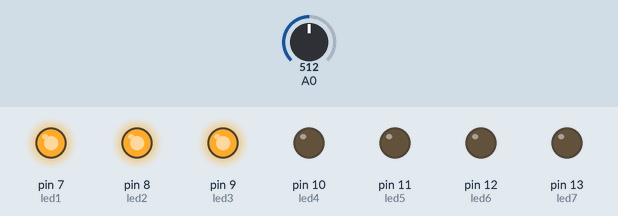
Recording of a sketch running on a simulated Arduino Uno, built with avr-gcc and run on an emulated ATmega328P. On the bench: output pins drawn as LEDs (lit = HIGH). The test bench sets the inputs (shaded band); at power-on: A0 = 512.

Above: at 1.2 s.
1.3 s: A0 set to 569
2.8 s: A0 set to 592
At 3.2 s:
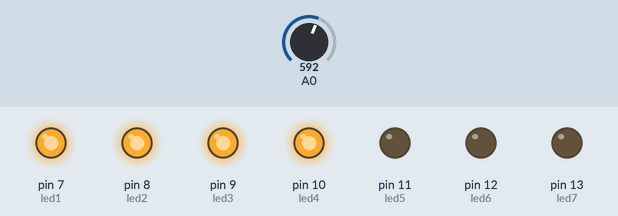
4.3 s: A0 set to 306
At 5.5 s:
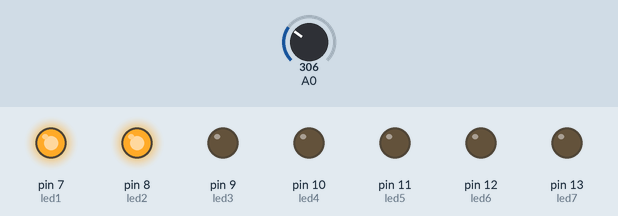
5.8 s: A0 set to 283
At 6.7 s:
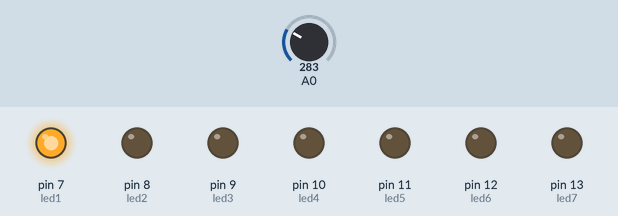
7.3 s: A0 set to 162
8.8 s: A0 set to 133
At 10.2 s:
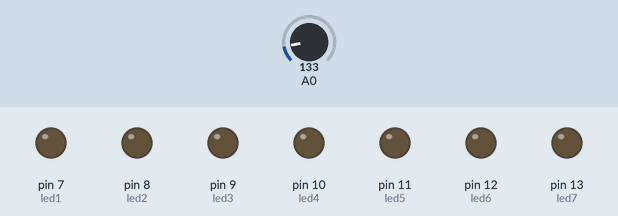
Timing chart, 0 to 11.3 s (numbered marks = the images above; inputs shaded):
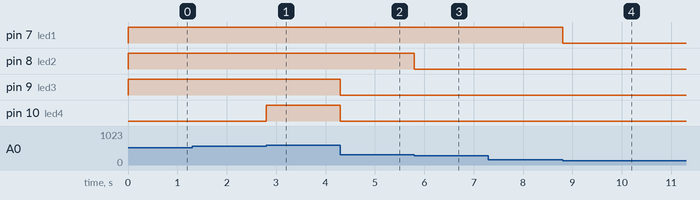

Measured:
- the behaviour switches between 584 and 585 on A0 (found by bisection; images 0 and 1)
- the behaviour switches between 293 and 292 on A0 (found by bisection; images 2 and 3)
- the behaviour switches between 147 and 146 on A0 (found by bisection; images 3 and 4)
- after the input at 1.3 s, every drawn part: stays the same
- after the input at 2.8 s, pin 10 (led4): LOW → HIGH at once
- after the input at 4.3 s, pin 9 (led3), pin 10 (led4): HIGH → LOW at once
- after the input at 5.8 s, pin 8 (led2): HIGH → LOW at once
- after the input at 7.3 s, every drawn part: stays the same
- after the input at 8.8 s, pin 7 (led1): HIGH → LOW at once

The sketch:

sept_LEDS_avec_potentiometre.ino
```cpp
const int led1 = 7;
const int led2 = 8;
const int led3 = 9;
const int led4 = 10;
const int led5 = 11;
const int led6 = 12;
const int led7 = 13;


void setup() {

  pinMode(led1, OUTPUT);
  pinMode(led2, OUTPUT);
  pinMode(led3, OUTPUT);
  pinMode(led4, OUTPUT);
  pinMode(led5, OUTPUT);
  pinMode(led6, OUTPUT);
  pinMode(led7, OUTPUT);

}

void loop() {

  int poten = analogRead(A0);
  int val = map(poten, 0, 1023, 0, 7);


  digitalWrite(led1, val >= 1);
  digitalWrite(led2, val >= 2);
  digitalWrite(led3, val >= 3);
  digitalWrite(led4, val >= 4);
  digitalWrite(led5, val >= 5);
  digitalWrite(led6, val >= 6);
  digitalWrite(led7, val >= 7);
}
```
